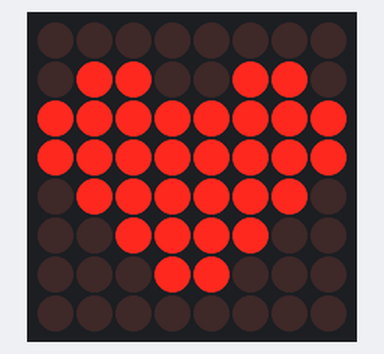
Bench run of a sketch on a simulated Arduino Uno, built with avr-gcc and run on an emulated ATmega328P. Shown: 8×8 LED matrix.

Above: at 0.1 s.
At 10.6 s:
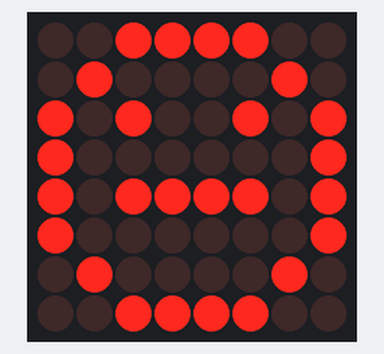
At 18.8 s:
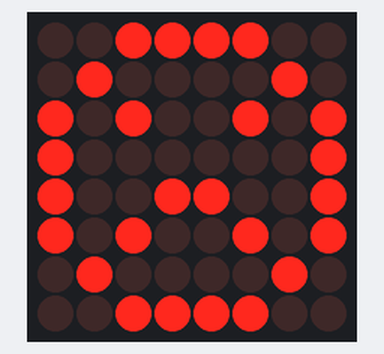
At 38.4 s:
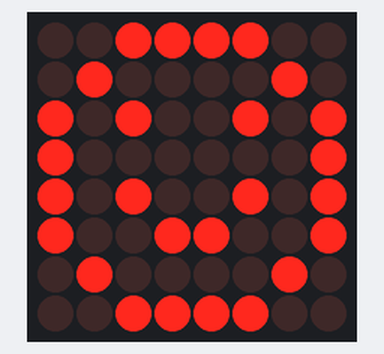

The sketch:

DotMatrixKullanim.ino
```cpp
// kütüphaneler kısmından LedControl yüklenmelidir.
#include <LedControl.h>

//Pin numaralarını tanımlıyoruz
#define CLK 5
#define CS 6
#define DIN 7
#define MaxSayisi 1  //Bağlı olan dot matrix sayısı

const long delay_suresi = 750; //Kodda kullanacağımız delay süresi

LedControl led = LedControl(DIN, CLK, CS, MaxSayisi);

//Kullanacağımız ifadeler için byte tipinde bir dizi tanımlıyoruz
byte images[][8] =
 {{
     0,          //kalp
     B01100110,
     B11111111,
     B11111111,
     B01111110,
     B00111100,
     B00011000
   },
   {
     B00111100,  //uzgun ifade
     B01000010,
     B10100101,
     B10000001,
     B10011001,
     B10100101,
     B01000010,
     B00111100
   },
   {
     B00111100,  //normal ifade
     B01000010,
     B10100101,
     B10000001,
     B10111101,
     B10000001,
     B01000010,
     B00111100
   },
   {
     B00111100,  //gulen ifade
     B01000010,
     B10100101,
     B10000001,
     B10100101,
     B10011001,
     B01000010,
     B00111100
   }
 };
 void MatrixeYazdir(byte* ch)
 {
   for (int i = 0; i < 8; i++)
   {
     led.setRow(0, i, ch[i]);
   }
 }
 void setup()
 {
   led.setIntensity(0, 10);  //Parlaklık ayarı
   led.shutdown(0, false);   //Led matrixi aktif hale getirme
   led.clearDisplay(0);
 }
 void loop()
 {
 for (int j = 0; j < 4; j++)  //Tüm şekilleri yazdırma
   {
     MatrixeYazdir(images[j]);
     delay(delay_suresi);
   }
 for (int i = 0; i < 15; i++) //Azdan çoğa parlaklık
   {
     led.setIntensity(0, i);
     delay(100);
   }
 }
```

Measured:
- what the display in image 1 shows lasts 0.8 s, from 10.5 s to 11.3 s
